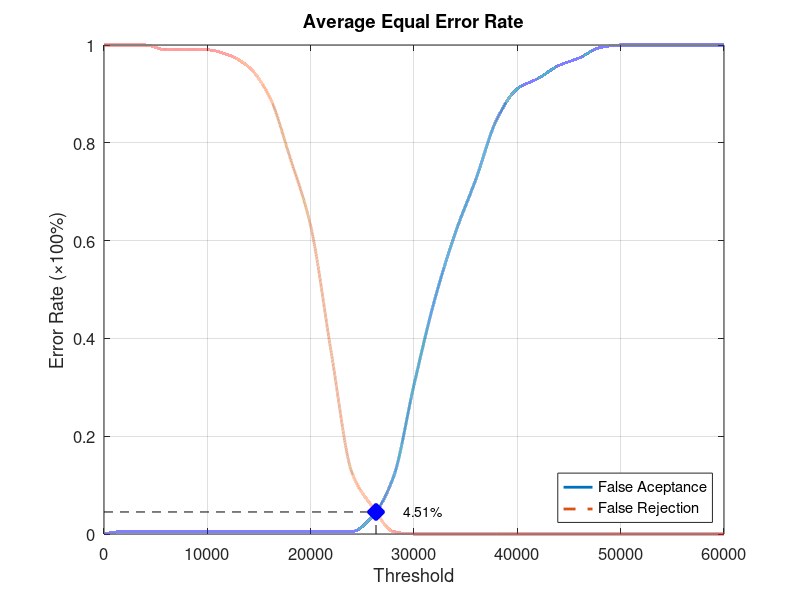
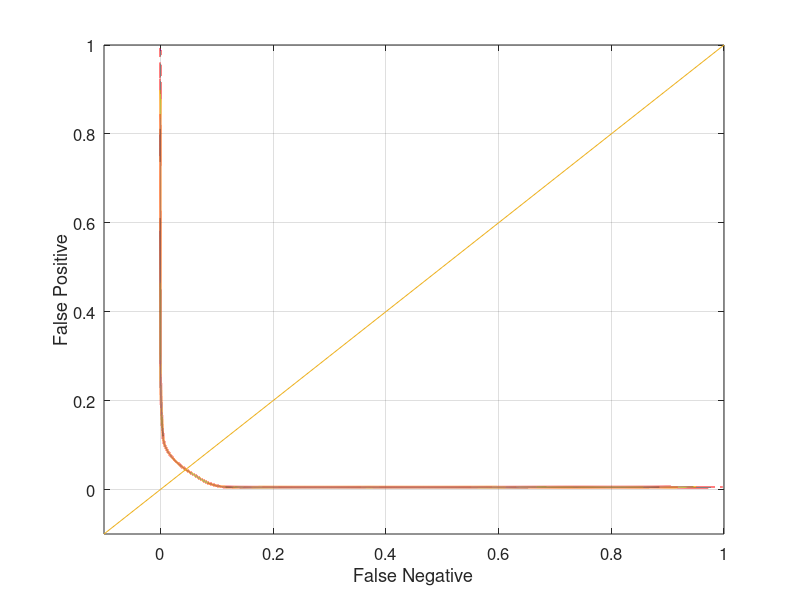

These figures' MATLAB source, in order:
function yEER = Database1_4
close all;
clear;
clc;
x = 0:2000:60000;
xq = 0:0.5:60000;

y0 = [0 0.00526316 0.00526316 0.00526316 0.00526316 0.00526316 0.00526316 0.00526316 0.00526316 0.00526316 0.00526316 0.00526316 0.00526316 0.0368421 0.115789 0.305263 0.478947 0.615789 0.726316 0.847368 0.910526 0.931579 0.957895 0.973684 0.994737 1 1 1 1 1 1];
yy0 = interp1(x, y0, xq, 'pchip');
y1 = [1 1 1 0.99 0.99 0.99 0.98 0.955 0.895 0.77 0.63 0.37 0.125 0.055 0.005 0 0 0 0 0 0 0 0 0 0 0 0 0 0 0 0];
yy1 = interp1(x, y1, xq, 'pchip');

% Calculating EER: 
y2 = abs(y0 - y1);
find(y2 == min(y2))
yy2 = abs(yy0 - yy1);
xEER = find(yy2 == min(yy2));
xEERIndex = xq(xEER) % X-axis EER
yEER = yy0(xEER) % Y-axis EER

main = figure
plot(xq, yy0,'-','LineWidth', 2);	hold on
plot(xq, yy1,'--','LineWidth', 2);	hold on
plot([xEERIndex xEERIndex], [0 yEER], 'k--');	hold on
plot([0 xEERIndex], [yEER yEER], 'k--');	hold on
plot(xEERIndex, yEER, 'bx', 'LineWidth', 10);	hold on
text(xEERIndex + 10 * xEERIndex / 100, yEER, [num2str(round((10000 * yEER)) / 100) '%'])
legend('False Aceptance', 'False Rejection', 'Location', 'SouthEast')
xlabel('Threshold')
ylabel('Error Rate (\times100%)')
title('Average Equal Error Rate')
set(gca, 'FontSize', 12)
axis([0 60000 0 1])
grid on

print(main, 'Database1_4Main', '-dpng');
FNRxFPR = figure('Color', [1 1 1]);
plot(yy1, yy0, '-', yy1, yy0, 'LineWidth', 2);
hold on
y = -0.1:0.1:1
plot(y, y); 
set(gca, 'FontSize', 12)
xlabel('False Negative')
ylabel('False Positive')
axis([-0.1 1 -0.1 1])
set(gca, 'FontSize', 12)
grid on

print(FNRxFPR, 'Database1_4FNRxFPR','-dpng');
end
